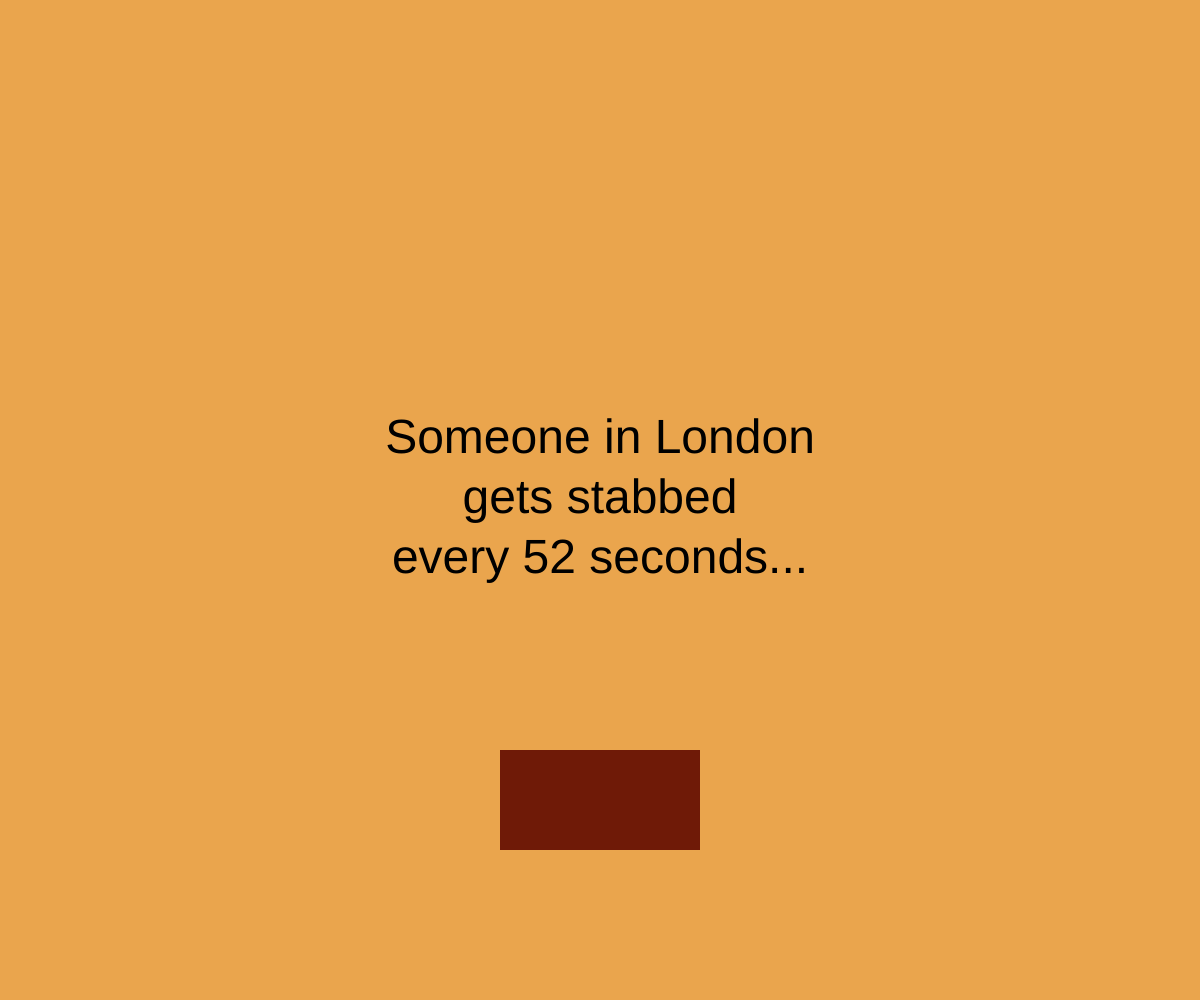
Frame 1 (no input)
Frame 60 (no input): identical to frame 1, image omitted
Frame 120 (the mouse pressed at the canvas centre since frame 60): identical to frame 1, image omitted

The p5.js sketch that drew this single still picture (run headless with seeded random() and noise() and a simulated clock; from frame 60 on, the mouse is pressed at the canvas centre):

// p5.js sketch
// ── sketch.js
let state = 0;
let buttonOver = false;

function setup() {
  createCanvas(windowWidth, windowHeight);
  textAlign(CENTER, CENTER);
  rectMode(CENTER);
  textSize(48);
}

function draw() {

  switch (state) {
    case 0:
      background('#eaa54d');
      text('Someone in London\ngets stabbed\nevery 52 seconds...',width/2,height/2);
    break;

    case 1:
      background('#3AB795');
      text('Poor bastard.',width/2,height/2);
    break;
    default:
  }
  push();
  noStroke();
  fill('#6F1A07');
  quad((windowWidth/2)-100,(windowHeight*.8)-50,
      (windowWidth/2)+100,(windowHeight*.8)-50,
      (windowWidth/2)+100,(windowHeight*.8)+50,
      (windowWidth/2)-100,(windowHeight*.8)+50);
  pop();
}

function mouseReleased() {
  if (mouseX > (windowWidth/2)-100 && mouseX < (windowWidth/2)+100 && mouseY > (windowHeight*.8)-50 && mouseY < (windowHeight*.8)+50) {
    state++;
    if (state>1) {
      state=0;
    }
  }
}
